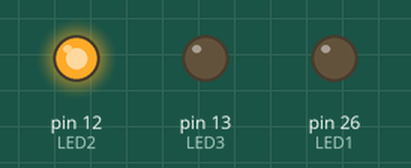
Simulated run of this program. Board: MicroPython board. Shown: output pins drawn as LEDs (lit = HIGH). Random numbers come from a fixed seed; what the program prints to the serial console is not drawn.

Above: at 0.1 s.
Timing chart, 0 to 40.0 s (numbered marks = the images above):
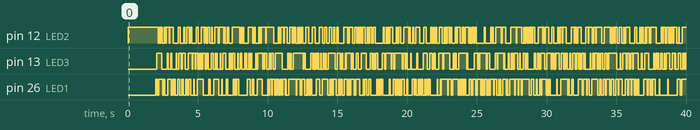

The program:

LED_Trafilys_RANDOM_SIMPLIFIED.py
```python
from machine import Pin
from time import sleep
from random import randint

LED1=Pin(26,Pin.OUT)
LED1.off()

LED2=Pin(12, Pin.OUT)
LED2.on()

LED3=Pin(13, Pin.OUT)
LED3.off()

count=2
while True:
    if count>0:
        print(f"Countdown until start: {count} seconds")
        count-=1
        sleep(1)
    else:
        random=randint(1,3)
        if random==1:
            LED1.value(not LED1.value())
            sleep(0.05)
        elif random==2:
            LED2.value(not LED2.value())
            sleep(0.05)
        else:
            LED3.value(not LED3.value())
            sleep(0.05)
```

Measured:
- by itself, pin 13 (LED3): LOW → HIGH at 2.1 s, → LOW 0.35 s later, → HIGH 0.40 s later, → LOW 0.10 s later, … (259 changes in this stretch)
